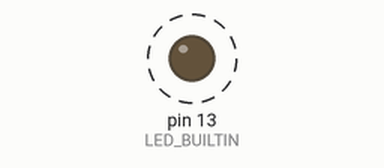
This sketch was run on a simulated Arduino Uno, built with avr-gcc and run on an emulated ATmega328P. On the bench: output pins drawn as LEDs (lit = HIGH). Dashed ring = blinking.

Above: at 0.4 s.
Timing chart, 0 to 3.0 s (numbered marks = the images above):
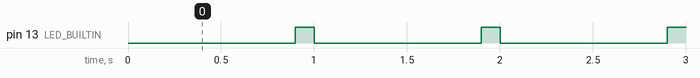

The sketch:

pulse_arduino.ino
```cpp
void setup() {
  // initialize digital pin LED_BUILTIN as an output
  pinMode(LED_BUILTIN, OUTPUT);
  pinMode(13,OUTPUT);
}

void loop() {
 digitalWrite(LED_BUILTIN, HIGH); // turn the LED on (HIGH is the voltage level)
                      // wait for a second
 digitalWrite(13, LOW);
 delay(900);
 digitalWrite(LED_BUILTIN, LOW);
 digitalWrite(13,HIGH);
 delay(100);
}
```

Measured:
- by itself, pin 13 (LED_BUILTIN): alternates HIGH for 0.10 s and LOW for 0.90 s
